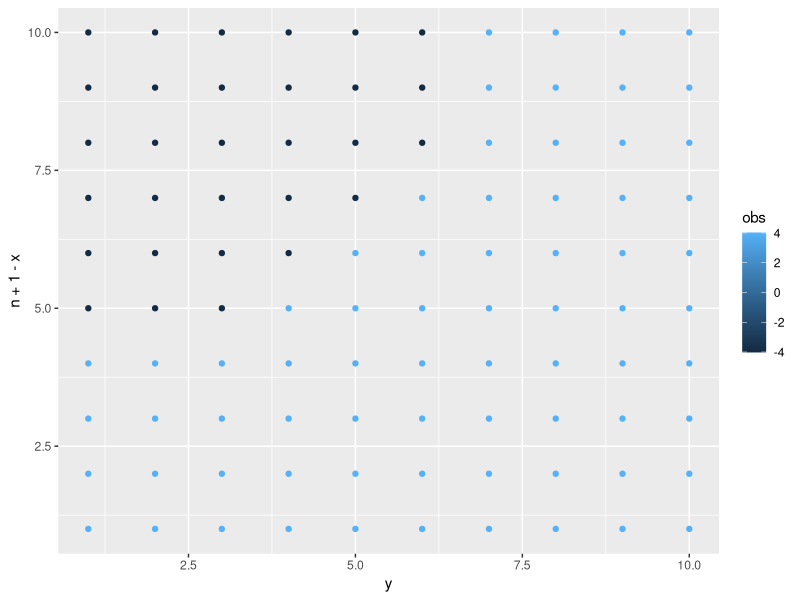
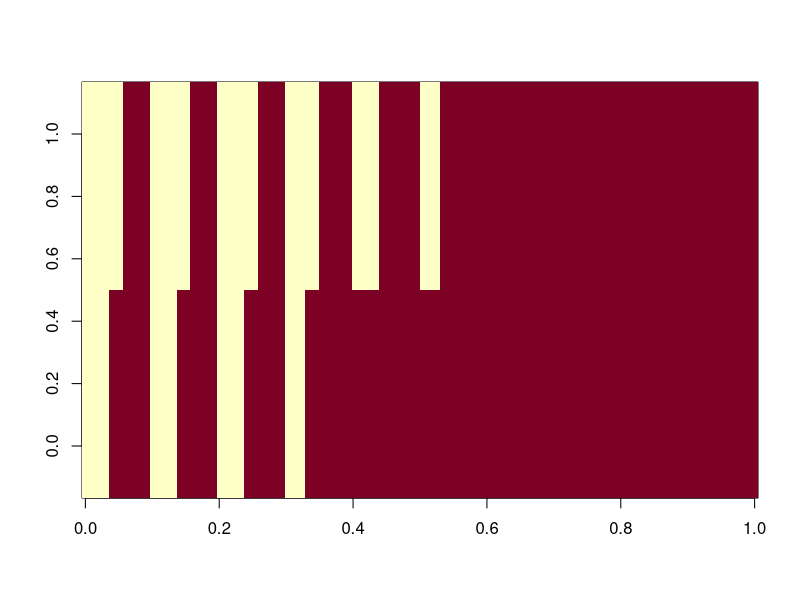
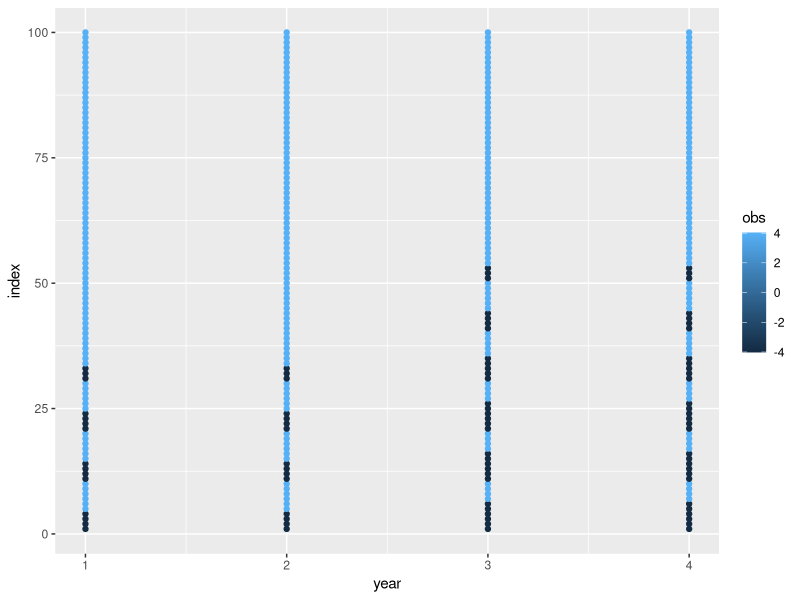

Reproduce these figures in R, in order.
#### simulation ####
library(ggplot2)
library(tidyverse)

### a function to define value 
mufun = function(x,y,threshold,mu1 = -2, mu2 = 2)
{
  if(x^2 + y^2 <= threshold){muvalue = mu1}else{
    muvalue = mu2
  }
  return(muvalue)
}

mufun = Vectorize(mufun)



#### several time observations and spatial lattice #####
n = 10 ## regular grid size 
ntime = 4

grids = matrix(1,ntime,1) %x% as.matrix(expand.grid(1:n,1:n))
colnames(grids) = c("x","y") ### row number and column number 
grids = as.data.frame(grids)


datadf = grids %>% mutate(
               year = rep(1:ntime, each = n^2),
               group = rep(1:2, each = ntime/2*n*n),
               obs = case_when(group==1 ~  mufun(x,y,25, -4,4),
                               group == 2 ~ mufun(x,y,49, -4,4))) %>%
  mutate(obs = obs + 0.01*rnorm(n()))


datadf = grids %>% mutate(
  year = rep(1:ntime, each = n^2),
  group = rep(1:2, each = ntime/2*n*n),
  obs = case_when(group==1 ~  mufun(x,y,25, -4,4),
                  group == 2 ~ mufun(x,y,49, -4,4))) %>%
  mutate(obs = obs + 0.01*rnorm(n()))




ggplot(data = filter(datadf, year ==4), aes(x = y, y=n+1 - x, color = obs)) +
  geom_point()


### column matrix 

datmat =  select(datadf, y, x, year, obs) %>% spread(year, obs)
Ymat = datmat[,-(1:2)]
Ymat = as.matrix(Ymat)
image(Ymat)


dat1 = select(datadf, y, x, year, obs) %>% 
  mutate(index = rep(1:100, 4))

ggplot(data = dat1, aes(x = year, y = index, color = obs)) + geom_point()


### row matrix 
datmat1 =  select(datadf, x, y, year, obs) %>% spread(year, obs)



